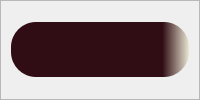
         <widget class="QFrame" name="frame_announce">
          <property name="minimumSize">
           <size>
            <width>0</width>
            <height>50</height>
           </size>
          </property>
          <property name="styleSheet">
           <string notr="true">#frame_announce{
border:none;}</string>
          </property>
          <property name="frameShape">
           <enum>QFrame::Shape::StyledPanel</enum>
          </property>
          <property name="frameShadow">
           <enum>QFrame::Shadow::Raised</enum>
          </property>
          <layout class="QHBoxLayout" name="horizontalLayout_8">
           <property name="spacing">
            <number>0</number>
           </property>
           <property name="leftMargin">
            <number>10</number>
           </property>
           <property name="topMargin">
            <number>0</number>
           </property>
           <property name="rightMargin">
            <number>10</number>
           </property>
           <property name="bottomMargin">
            <number>0</number>
           </property>
           <item>
            <widget class="QFrame" name="frame_announce_inner">
             <property name="minimumSize">
              <size>
               <width>0</width>
               <height>55</height>
              </size>
             </property>
             <property name="maximumSize">
              <size>
               <width>16777215</width>
               <height>55</height>
              </size>
             </property>
             <property name="styleSheet">
              <string notr="true">#frame_announce_inner{
border-radius: 25px;
background-color: qlineargradient(spread:pad, x1:0, y1:1, x2:1, y2:1, stop:0.85 rgb(48, 12, 20),  stop:1 rgba(212,185,58,40));

}

#label_announce {
font: 700 28pt &quot;Forte&quot;;
}

#label_cd {
font: 700 34pt &quot;Forte&quot;;
color: rgba(212,185,58,255);
}
</string>
             </property>
             <property name="frameShape">
              <enum>QFrame::Shape::StyledPanel</enum>
             </property>
             <property name="frameShadow">
              <enum>QFrame::Shadow::Raised</enum>
             </property>
             <layout class="QHBoxLayout" name="horizontalLayout_2">
              <property name="spacing">
               <number>10</number>
              </property>
              <property name="leftMargin">
               <number>15</number>
              </property>
              <property name="topMargin">
               <number>0</number>
              </property>
              <property name="rightMargin">
               <number>10</number>
              </property>
              <property name="bottomMargin">
               <number>0</number>
              </property>
              <item>
               <widget class="QLabel" name="label_announce">
                <property name="minimumSize">
                 <size>
                  <width>0</width>
                  <height>50</height>
                 </size>
                </property>
                <property name="maximumSize">
                 <size>
                  <width>16777215</width>
                  <height>50</height>
                 </size>
                </property>
                <property name="whatsThis">
                 <string/>
                </property>
                <property name="layoutDirection">
                 <enum>Qt::LayoutDirection::LeftToRight</enum>
                </property>
                <property name="styleSheet">
                 <string notr="true">font: 24pt &quot;Forte&quot;;</string>
                </property>
                <property name="text">
                 <string/>
                </property>
                <property name="scaledContents">
                 <bool>false</bool>
                </property>
                <property name="alignment">
                 <set>Qt::AlignmentFlag::AlignLeading|Qt::AlignmentFlag::AlignLeft|Qt::AlignmentFlag::AlignVCenter</set>
                </property>
               </widget>
              </item>
              <item>
               <widget class="QLabel" name="label_cd">
                <property name="enabled">
                 <bool>true</bool>
                </property>
                <property name="sizePolicy">
                 <sizepolicy hsizetype="Preferred" vsizetype="Preferred">
                  <horstretch>50</horstretch>
                  <verstretch>50</verstretch>
                 </sizepolicy>
                </property>
                <property name="minimumSize">
                 <size>
                  <width>0</width>
                  <height>0</height>
                 </size>
                </property>
                <property name="maximumSize">
                 <size>
                  <width>100</width>
                  <height>50</height>
                 </size>
                </property>
                <property name="whatsThis">
                 <string>&lt;html&gt;&lt;head/&gt;&lt;body&gt;&lt;p&gt;10&lt;/p&gt;&lt;/body&gt;&lt;/html&gt;</string>
                </property>
                <property name="text">
                 <string/>
                </property>
                <property name="textFormat">
                 <enum>Qt::TextFormat::PlainText</enum>
                </property>
                <property name="scaledContents">
                 <bool>false</bool>
                </property>
                <property name="alignment">
                 <set>Qt::AlignmentFlag::AlignCenter</set>
                </property>
               </widget>
              </item>
             </layout>
            </widget>
           </item>
          </layout>
         </widget>
